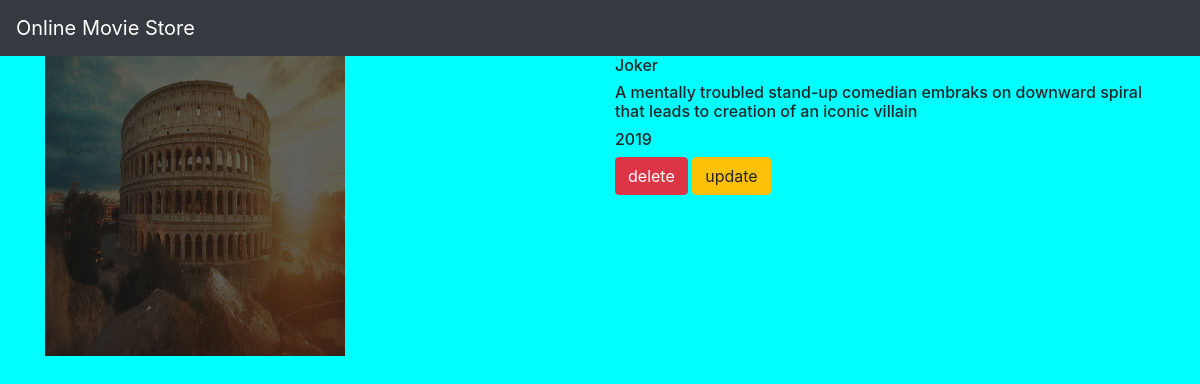
The app's page /movie/4/ with its own data.
### movielist/models.py (models this page shows, shortened)
class movie(models.Model):
    name=models.CharField(max_length=250)
    desc=models.TextField()
    year=models.IntegerField()
    img=models.ImageField(upload_to='gallery')

### movielist/views.py (the view)
# urls.py: path('movie/<int:movie_id>/',views.detail,name='detail'),
def detail(request,movie_id):
    Movie=movie.objects.get(id=movie_id)
    return render(request,"detail.html",{'Movie':Movie})

### templates/detail.html
{% extends 'base.html' %}
{% block body %}
<div class="container">
    <div class="row">
        <div class="col-md-6">
          <img src="{{Movie.img.url}}" width="300" height="300">
        </div>
<div class="col-md-6">
    <h6>{{Movie.name}}</h6>
    <h6>{{Movie.desc}}</h6>
    <h6>{{Movie.year}}</h6>
      <a class="btn btn-danger" href="{% url 'movielist:delete' Movie.id %}"> delete</a>
      <a class="btn btn-warning" href="{% url 'movielist:update' Movie.id %}"> update</a>
</div>
    </div>
</div>
{% endblock %}

### static/style.css (style rules this page uses)
body { background-color:aqua; }

### records on screen
movie: img (picture), name "Joker", desc "A mentally troubled stand-up comedian embraks on downward spiral that leads to creation of an iconic villain", year "2019"
